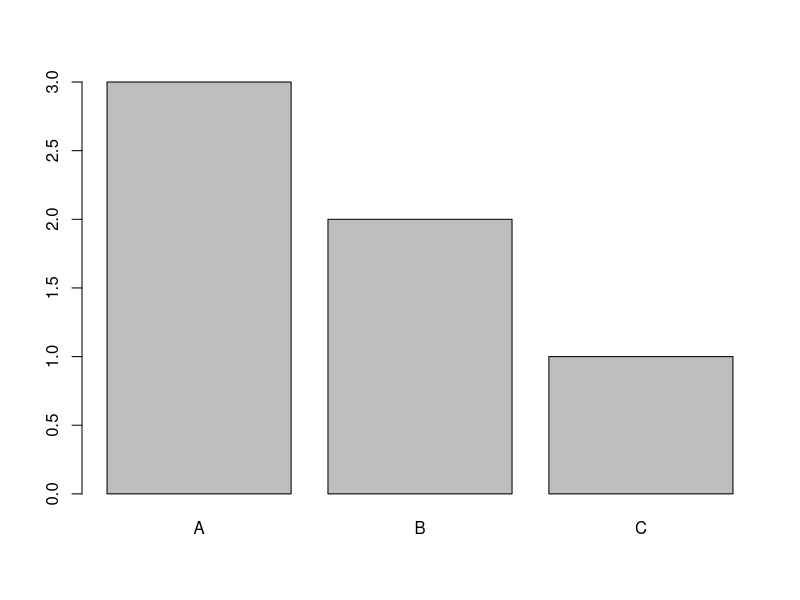

R code for this plot: (Note: this script raises an error after producing the figure.)
### HELLO WORLD!!! 

# ...this is our first R Script!!


# this symbol (#) allows us to comment a line, so this line wont be run by R
# other wise an error would arise if we just wrote it plain


# Introduction to RStudio
# Console Statements
# Creating, Saving and Loading R Scripts
# Variable assigment
# Types of variables


#### VARIABLE ASSIGNMENT ####

x <- 1
x
print(x)  # our first r function

y<- x + 1
print(y)


#### TYPES OF VARIABLES ####

# 5 basic type of variables in R: numeric, integer, logical, character and factor

# coertion methods in R allow us to easily swicth the nature of a variable
# as.numeric(), as.integer(), as.logical(), as.character(), as.factor()

# class() tells us the type of a variable/object


# numeric
x<-1.3    
class(x)
y=9
class(y)

# normally you will work with vectors
x<-c(3,2,4,5,1,6,3,9,2,7,3,6,5,7,8,1,2)  # the c() function combines elements creating a vector
x
class(x)

# integer
x<-1
class(x)
x<-as.integer(x)
print(x)
class(x)
x<-1L
class(x)


# logical
x<-TRUE
print(x)
class(x)
x<-c(T,F,T)
print(x)
class(x)

x<-as.numeric(x)
print(x)
class(x)

x<-as.logical(x)
print(x)
class(x)


# character
x<-'hello world!!'
print(x)
class(x)
x<-'1'
class(x)

x<-as.integer(x)
class(x)

# factor: used for cathegory grouping in some analysis (MALE/FEMALE, CONTINENT, LEVEL OF STUDIES)
x<-factor(c('A','B','A','C','B','A'),levels = c('A','B','C'))
class(x)
print(x)
plot(x)  # our first plot! as x is a factor R will bar-plot the counting of each level frome the factor variable 

x<-as.character(x) # from factor back to character, useful sometimes
x
# plot(x)  # R doesn't plot characters 

x<-as.numeric(x)
x  # cannot coerce from character to numeric



#### VECTORS AND BUILT-IN FUNCTIONS ####

# c()  combines elements creating vector. Can combine vectors too

x<-c(1,2,3,4,5)

# elemnts must be of the same class, otherwise c() forces to a feasible common class

x<-c(1,2,'a',TRUE)
print(x)
class(x)

# a:b generates a sequence from a to b with unitary step

x<-1:5

# seq(from, to, by) generates a sequence from a to b with step specified with the by argument
# type help(seq) or ?seq for further information


x<-seq(from=2,to=10,by=2)  # arguments in functions are always assigned with =

# x[n] returns the nth position in a vector
x[3]
# [n:m] returns positions n to m in a vector
x[2:4]
# [c(n,m)] returns positions n and m in a vector
x[c(1,3,5)]
x[c(1,3:5)]
x
x[c(2,1,3,4,5)]

seq(0,10,length.out = 12)
seq(12,-3,-5)

length(x) # gives the length of a vector

# sort(x, decreasing=FALSE), sorts a vector in decreasing or increasing mode

sort(x)
sort(x, decreasing = T)

# order() returns the positions of the vector elements in the desired order
# rather then the value of the ordered vector (like in sort())
order(x)
x<-c(60,55,21,13,47)
x
order(x)
order(-x)

x[order(x)] # equivalent to sort(x)


# rep(x,times) replicates x, n times
rep(3,5)

# min/max Vs which.min/which.max returns the position of the vector with min/max value

x<-c(60,55,21,13,47)

min(x)
max(x)

which.min(x)
which.max(x) # which.min/which.max returns the position of the vector with min/max value


x[which.min(x)] # equivalent to min(x)

# mean, median, var, sd ...
mean(x); median(x); var(x); sd(x)

# summary: applied to a numeric vector, returns a basic statistic summary
summary(x)  

summary(z<-c(2,3,NA))

y<-rep(1,length(x))

z<-x+y
print(z)

z+2

z+rep(2,4)

sum(y) # adds up the elements of a vector, resulting in a single number
sum(x,y) # adds the elements of both vectors, resulting in a single number
x+y # element wise adding, resulting in another vector

# is.na returns logic values TRUE/FALSE when missing values found

x<-c(60,55,21,13,47)
is.na(x)

y<-c(78,NA,34,NA,NA)
is.na(y)
as.numeric(is.na(y))


# think...how could we easily count the number of NA's in a vector?
sum(is.na(x))
sum(is.na(y))

# logic operators

x<-1
y<-2

x==2
x!=2

a=TRUE
!a
b=FALSE
!b

x>=0 & y<=3
x>=0 | y<=3
x>=0 && y<=3

z<-c(1:10)

z%%2==0 & z<=6
z%%2==0 && z<=6

y<-c(rep(3,4),2,1,rep(5,4))
length(z)==length(y)
print(z)
print(y)
z%%2==0 | y>4

help('&&')

# think...how could we easily check for the presence of any NA in a vector?
y<-c(78,NA,34,NA,NA)
sum(is.na(y))>0


# basic functions for characters

# c, rep, sort and order work as well

c('a','b','c')

rep('vcniqvncq',10)

x<-letters[1:10]

sort(x)
sort(x,decreasing = T)

order(x)


# paste(x,y,z,sep=';') concatenates text with a specified separator
# paste0 concatenates text without any separator

paste('a','b','c',sep=' ')
paste('a','b','c',sep=',')

paste0('a','b','c')

a<- 'R is a great software'

substr(a,1,1)
substr(a,10,15)
substr(a,14,50)

b <- c('Eddy','Shawn','Fred')

grep('S',b)
grep('S',b, value=T)

grep('dd',b, value=T)
